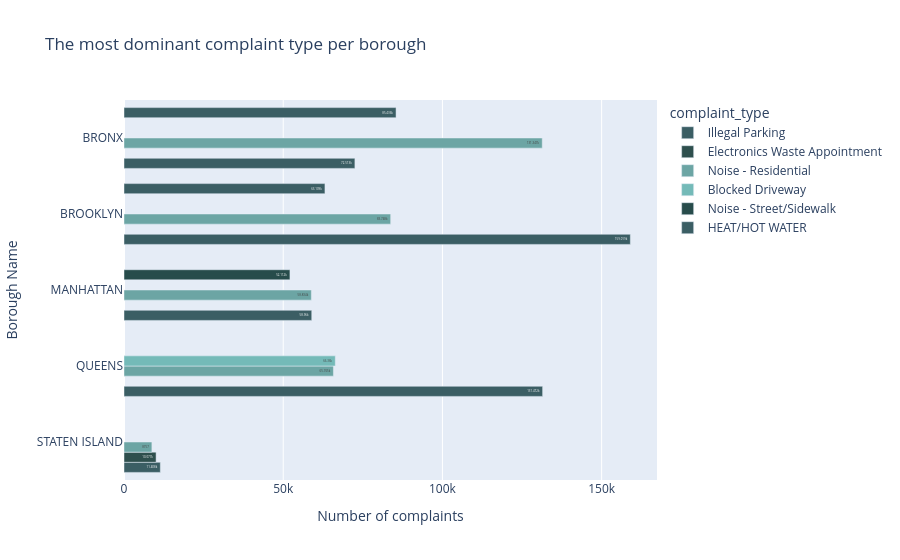

Notebook code cell kept with this figure:
### Code cell
px.bar(plot_df, y='borough', x='count', color='complaint_type',
             barmode='group', 
             title='The most dominant complaint type per borough',
             labels={'borough': 'Borough Name', 'count': 'Number of complaints'},
             text_auto=True , color_discrete_sequence= ["#3B5E64" ,"#2E4F4D" ,"#6CA5A4" ,"#74BAB8" ,"#274C4B"])

### Figure 1 — Plotly figure (JSON) as saved in the notebook; plotly's stock layout.template omitted (floating-point values rounded to 4 significant figures)
{"data": [{"alignmentgroup": "True", "hovertemplate": "complaint_type=Illegal Parking<br>Number of complaints=%{x}<br>Borough Name=%{y}<extra></extra>", "legendgroup": "Illegal Parking", "marker": {"color": "#3B5E64", "pattern": {"shape": ""}}, "name": "Illegal Parking", "offsetgroup": "Illegal Parking", "orientation": "h", "showlegend": true, "textposition": "auto", "texttemplate": "%{x}", "type": "bar", "x": [11408, 131472, 58960, 159019, 72513], "xaxis": "x", "y": ["STATEN ISLAND", "QUEENS", "MANHATTAN", "BROOKLYN", "BRONX"], "yaxis": "y"}, {"alignmentgroup": "True", "hovertemplate": "complaint_type=Electronics Waste Appointment<br>Number of complaints=%{x}<br>Borough Name=%{y}<extra></extra>", "legendgroup": "Electronics Waste Appointment", "marker": {"color": "#2E4F4D", "pattern": {"shape": ""}}, "name": "Electronics Waste Appointment", "offsetgroup": "Electronics Waste Appointment", "orientation": "h", "showlegend": true, "textposition": "auto", "texttemplate": "%{x}", "type": "bar", "x": [10077], "xaxis": "x", "y": ["STATEN ISLAND"], "yaxis": "y"}, {"alignmentgroup": "True", "hovertemplate": "complaint_type=Noise - Residential<br>Number of complaints=%{x}<br>Borough Name=%{y}<extra></extra>", "legendgroup": "Noise - Residential", "marker": {"color": "#6CA5A4", "pattern": {"shape": ""}}, "name": "Noise - Residential", "offsetgroup": "Noise - Residential", "orientation": "h", "showlegend": true, "textposition": "auto", "texttemplate": "%{x}", "type": "bar", "x": [8757, 65765, 58834, 83748, 131347], "xaxis": "x", "y": ["STATEN ISLAND", "QUEENS", "MANHATTAN", "BROOKLYN", "BRONX"], "yaxis": "y"}, {"alignmentgroup": "True", "hovertemplate": "complaint_type=Blocked Driveway<br>Number of complaints=%{x}<br>Borough Name=%{y}<extra></extra>", "legendgroup": "Blocked Driveway", "marker": {"color": "#74BAB8", "pattern": {"shape": ""}}, "name": "Blocked Driveway", "offsetgroup": "Blocked Driveway", "orientation": "h", "showlegend": true, "textposition": "auto", "texttemplate": "%{x}", "type": "bar", "x": [66360], "xaxis": "x", "y": ["QUEENS"], "yaxis": "y"}, {"alignmentgroup": "True", "hovertemplate": "complaint_type=Noise - Street/Sidewalk<br>Number of complaints=%{x}<br>Borough Name=%{y}<extra></extra>", "legendgroup": "Noise - Street/Sidewalk", "marker": {"color": "#274C4B", "pattern": {"shape": ""}}, "name": "Noise - Street/Sidewalk", "offsetgroup": "Noise - Street/Sidewalk", "orientation": "h", "showlegend": true, "textposition": "auto", "texttemplate": "%{x}", "type": "bar", "x": [52112], "xaxis": "x", "y": ["MANHATTAN"], "yaxis": "y"}, {"alignmentgroup": "True", "hovertemplate": "complaint_type=HEAT/HOT WATER<br>Number of complaints=%{x}<br>Borough Name=%{y}<extra></extra>", "legendgroup": "HEAT/HOT WATER", "marker": {"color": "#3B5E64", "pattern": {"shape": ""}}, "name": "HEAT/HOT WATER", "offsetgroup": "HEAT/HOT WATER", "orientation": "h", "showlegend": true, "textposition": "auto", "texttemplate": "%{x}", "type": "bar", "x": [63109, 85436], "xaxis": "x", "y": ["BROOKLYN", "BRONX"], "yaxis": "y"}], "layout": {"barmode": "group", "legend": {"title": {"text": "complaint_type"}, "tracegroupgap": 0}, "title": {"text": "The most dominant complaint type per borough"}, "xaxis": {"anchor": "y", "domain": [0, 1], "title": {"text": "Number of complaints"}}, "yaxis": {"anchor": "x", "domain": [0, 1], "title": {"text": "Borough Name"}}}}
